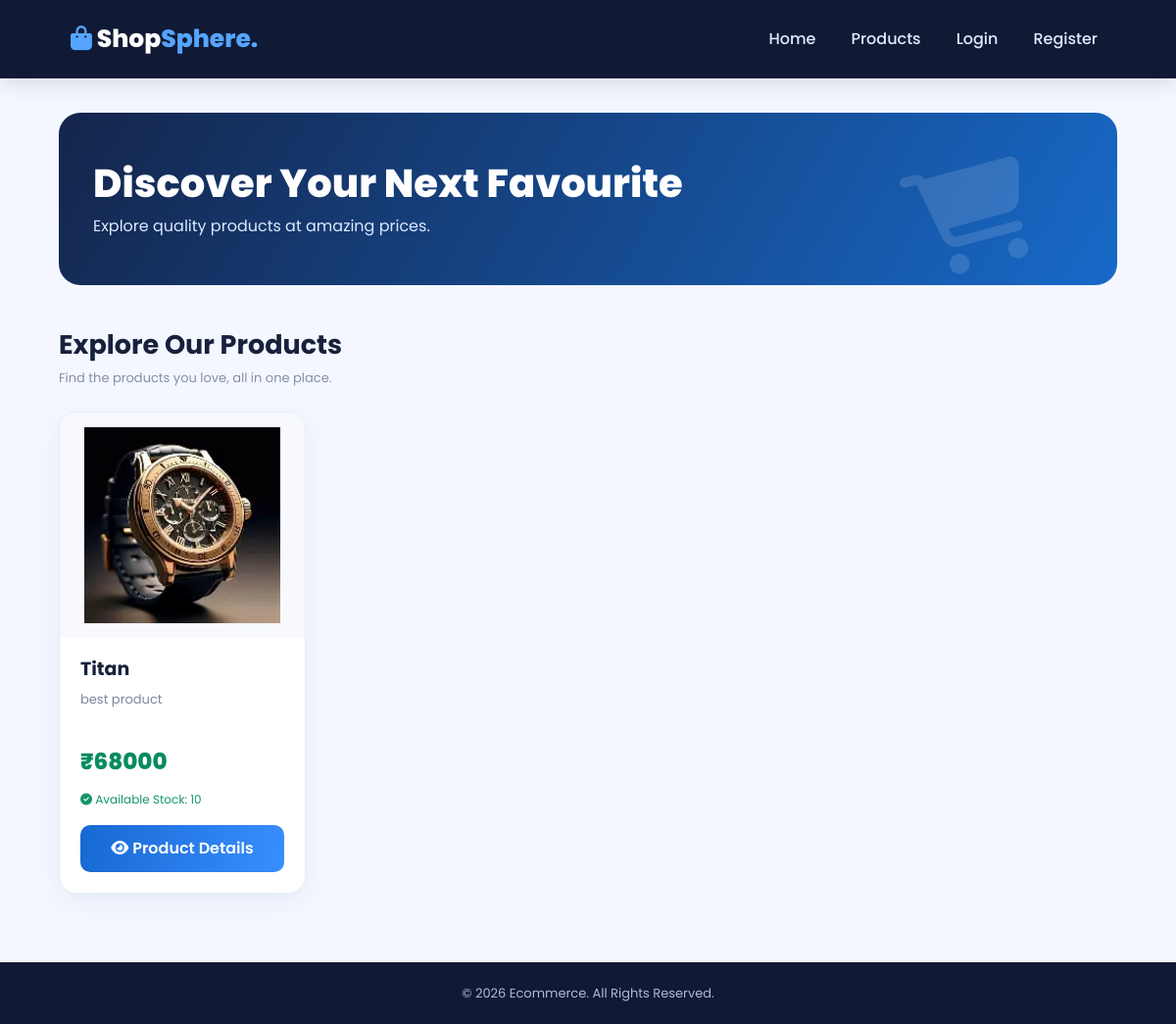
Screenshot of /products/ with the database file from the repository.
### students/models.py (models this page shows, shortened)
class product(models.Model):
    name = models.CharField(max_length=100)
    description = models.TextField()
    price = models.IntegerField()
    image_url = models.ImageField(blank=True)
    stock = models.PositiveIntegerField(default=10)

### students/views.py (the view)
# urls.py: path('products/', views.products, name='products'),
def products(request):
    all_products = product.objects.all()
    return render(
        request,
        'student/products.html',
        {
            'products': all_products
        }
    )

### students/templates/student/products.html (shortened to what this page needs)
<!DOCTYPE html>
<html lang="en">
<head>
    <link href="https://cdn.jsdelivr.net/npm/bootstrap@5.3.3/dist/css/bootstrap.min.css"
          rel="stylesheet">
    <link rel="stylesheet"
          href="https://cdnjs.cloudflare.com/ajax/libs/font-awesome/6.5.0/css/all.min.css">
</head>
<body>
<nav class="navbar navbar-expand-lg navbar-dark">
    <div class="container-fluid">
        <a class="navbar-brand" href="{% url 'home' %}">
            <i class="fas fa-bag-shopping brand-blue"></i>
            Shop<span class="brand-blue">Sphere.</span>
        </a>
        <div class="collapse navbar-collapse" id="mainNavbar">
            <div class="navbar-nav ms-auto">
                <a href="{% url 'home' %}" class="nav-link">
                    Home
                </a>
                <a href="{% url 'products' %}" class="nav-link">
                    Products
                </a>
                {% if user.is_authenticated %}
                    <a href="{% url 'dashboard' %}" class="nav-link">
                        Dashboard
                    </a>
                {% else %}
                    <a href="{% url 'login' %}" class="nav-link">
                        Login
                    </a>
                    <a href="{% url 'register' %}" class="nav-link">
                        Register
                    </a>
                {% endif %}
            </div>
        </div>
    </div>
</nav>
<section class="hero">
    <h1>Discover Your Next Favourite</h1>
    <p>Explore quality products at amazing prices.</p>
    <div class="hero-icon">
        <i class="fas fa-cart-shopping"></i>
    </div>
</section>
<section class="products-section">
    <h2 class="section-title">Explore Our Products</h2>
    <p class="section-subtitle">
        Find the products you love, all in one place.
    </p>
    <div class="row g-4">
        {% for product in products %}
        <div class="col-12 col-sm-6 col-lg-4 col-xl-3">
            <div class="product-card">
                <div class="image-wrapper">
                    {% if product.image_url %}
                        <img src="{{ product.image_url.url }}"
                             class="product-image"
                             alt="{{ product.name }}">
                    {% else %}
                        <i class="fas fa-image no-image"></i>
                    {% endif %}
                </div>
                <div class="card-body">
                    <h5 class="product-name">
                        {{ product.name }}
                    </h5>
                    <p class="product-description">
                        {{ product.description|truncatechars:85 }}
                    </p>
                    <div class="product-price">
                        ₹{{ product.price }}
                    </div>
                    {% if product.stock > 0 %}
                        <p class="stock">
                            <i class="fas fa-check-circle"></i>
                            Available Stock: {{ product.stock }}
                        </p>
                    {% else %}
                        <p class="stock out-stock">
                            <i class="fas fa-times-circle"></i>
                            Out of Stock
                        </p>
                    {% endif %}
                    <a href="{% url 'product_detail' product.id %}"
                       class="details-btn">
                        <i class="fas fa-eye"></i>
                        Product Details
                    </a>
                </div>
            </div>
        </div>
        {% endfor %}
    </div>
</section>
<footer class="footer">
    © 2026 Ecommerce. All Rights Reserved.
</footer>
</body>
</html>

### students/templates/student/products.html (style rules this page uses)
* { box-sizing: border-box; }
body { background: #f4f7ff; font-family: 'Poppins', sans-serif; color: #17213b; }
.navbar { background: #101a35; padding: 16px 5%; box-shadow: 0 5px 20px rgba(0,0,0,0.12); }
.navbar-brand { color: white !important; font-size: 25px; font-weight: 800; }
.brand-blue { color: #55a5ff; }
.navbar a.nav-link { color: #e0eaff; margin-left: 20px; font-weight: 500; transition: 0.3s; }
.hero { width: 90%; margin: 35px auto; padding: 48px 35px; border-radius: 22px; background: linear-gradient(120deg, #14254b, #1769c8); color: white; position: relative; overflow: hidden; }
.hero h1 { font-size: clamp(27px, 4vw, 40px); font-weight: 800; }
.hero p { color: #dceaff; margin-bottom: 0; }
.hero-icon { position: absolute; right: 8%; top: 15%; font-size: 110px; color: rgba(255,255,255,0.13); transform: rotate(-15deg); }
.products-section { width: 90%; margin: 45px auto 70px; }
.section-title { font-size: 27px; font-weight: 700; margin-bottom: 8px; }
.section-subtitle { color: #8490a8; font-size: 13px; margin-bottom: 25px; }
.product-card { height: 100%; border: 1px solid #e7ecf7; border-radius: 18px; overflow: hidden; background: white; box-shadow: 0 8px 25px rgba(29,54,100,0.06); transition: all 0.35s ease; }
.image-wrapper { height: 230px; background: #f7f9ff; display: flex; align-items: center; justify-content: center; padding: 15px; overflow: hidden; }
.product-image { width: 100%; height: 100%; object-fit: contain; transition: transform 0.4s ease; }
.card-body { padding: 21px; }
.product-name { font-size: 19px; font-weight: 700; margin-bottom: 9px; }
.product-description { color: #7b879e; font-size: 13px; min-height: 40px; }
.product-price { color: #078b60; font-size: 23px; font-weight: 800; margin: 12px 0; }
.stock { font-size: 12px; color: #15966a; margin-bottom: 17px; }
.details-btn { display: block; width: 100%; padding: 12px; border: none; border-radius: 10px; background: linear-gradient(100deg, #1769d2, #398eff); color: white; font-weight: 600; text-align: center; text-decoration: none; transition: 0.3s; }
.footer { background: #101a35; color: #aebbd4; text-align: center; padding: 22px; font-size: 13px; }

### rows the page displays
product: image_url (picture), name "Titan", description "best product", price "68000", stock "10"
